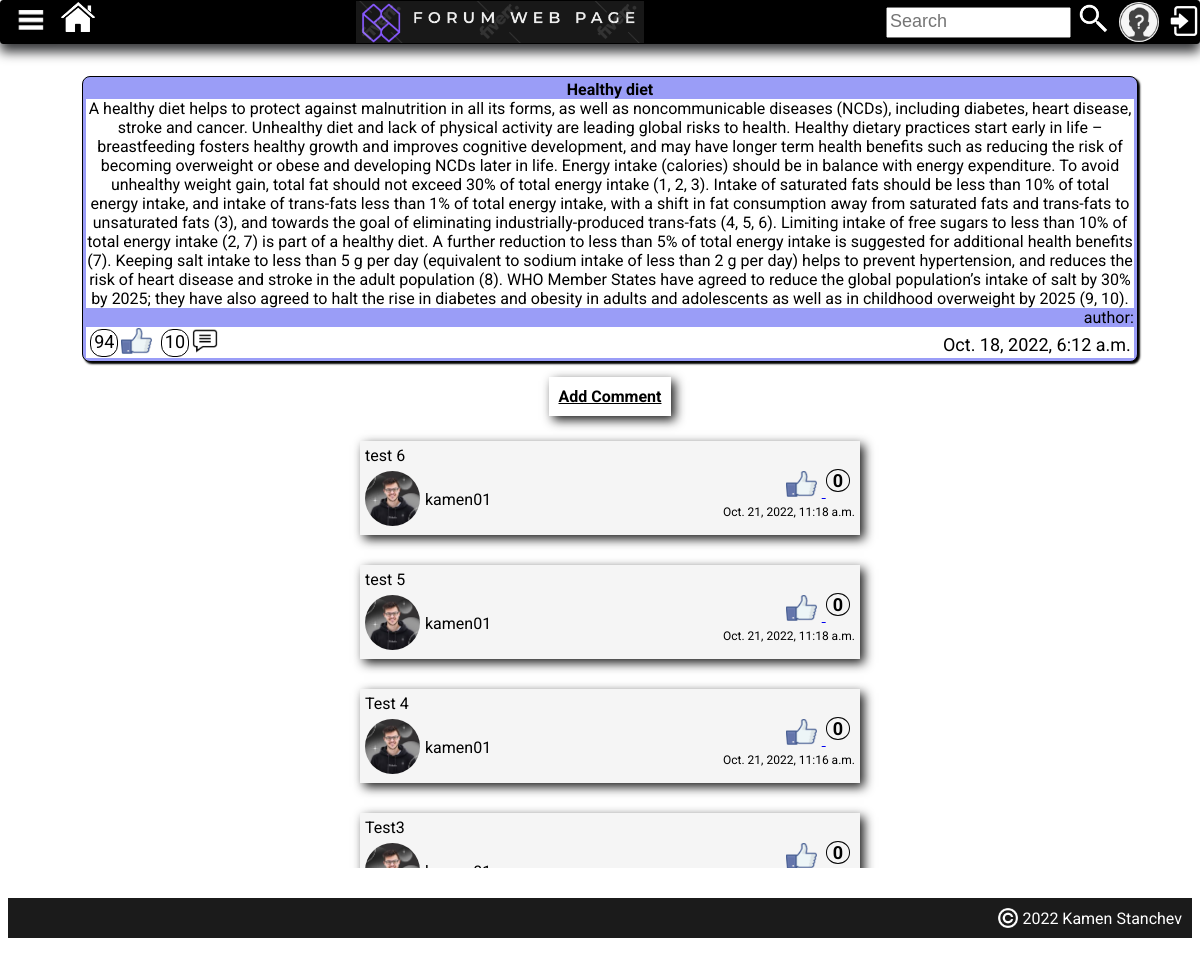
/article-details/9/, run on an earlier commit of the app's database.
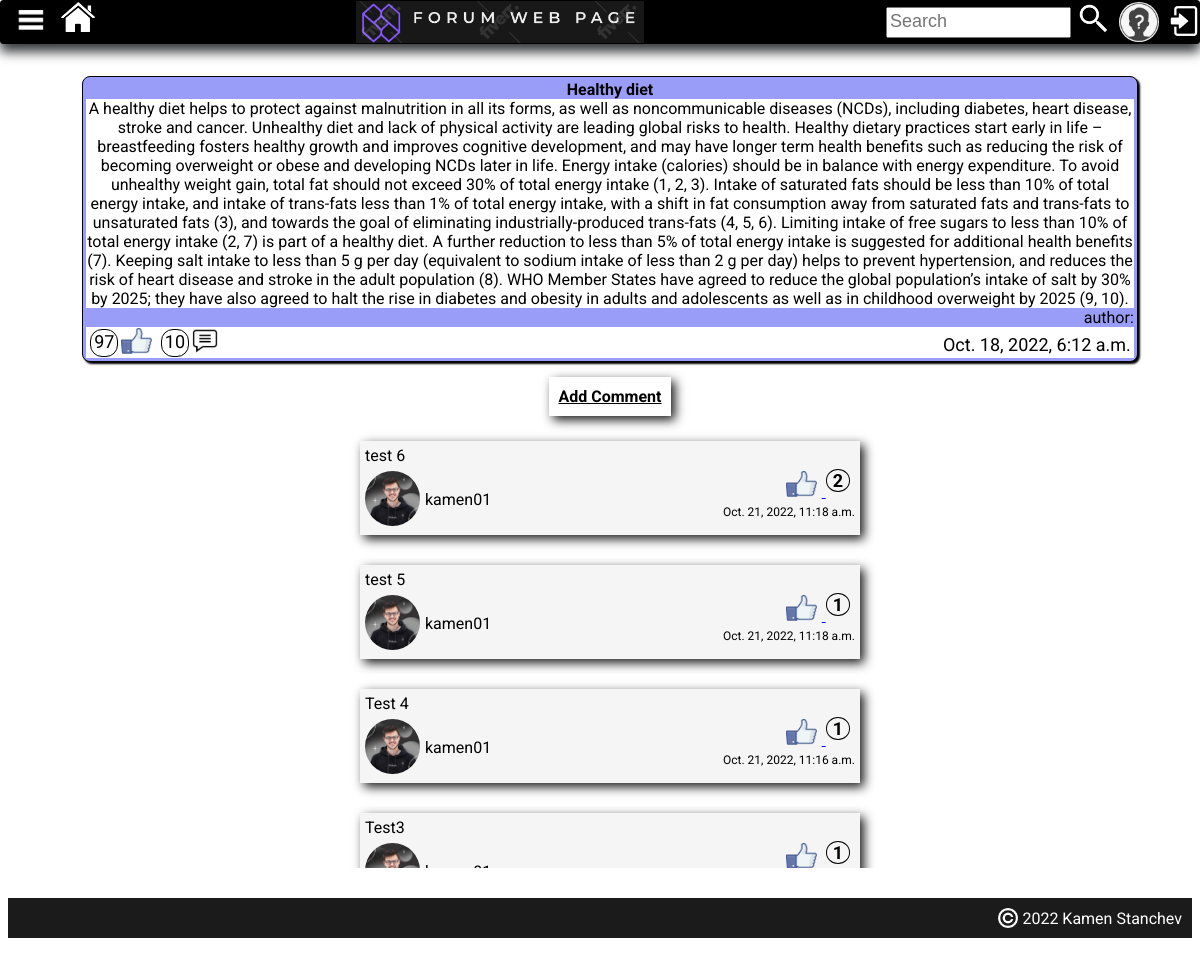
And on a later commit of the database.
### forum_project/main_app/models.py (models this page shows, shortened)
class PostArticle(models.Model):
    title = models.CharField(max_length=30, unique=True)
    content = models.TextField()
    likes = models.IntegerField(default=0)
    date_created = models.DateTimeField(auto_now_add=True)
    topic = models.CharField(max_length=30, choices=topics_choices(), default='NO TOPIC')
    user = models.ForeignKey(User, on_delete=models.CASCADE)
    users_which_liked_article = models.ManyToManyField(
        User,
        related_name='user_lied_article',
        blank=True,
    )
    @property
    def comments(self):
        result = self.articlecomment_set.all()
        return result

class ArticleComment(models.Model):
    user = models.ForeignKey(User, on_delete=models.CASCADE)
    post_article = models.ForeignKey(PostArticle, on_delete=models.CASCADE)
    content = models.TextField(max_length=300)
    data_created = models.DateTimeField(auto_now_add=True)
    likes = models.IntegerField(default=0)
    users_which_liked_comment = models.ManyToManyField(
        User,
        related_name='user_lied_comment',
        blank=True,
    )

class Profile(models.Model):
    user = models.OneToOneField(User, on_delete=models.CASCADE)
    first_name = models.CharField(max_length=30, null=True, blank=True)
    last_name = models.CharField(max_length=30, null=True, blank=True)
    city = models.CharField(max_length=30)
    profession = models.CharField(max_length=30)
    profile_img = models.ImageField(upload_to='images/', default='images/add_profile_image.jpg')

### forum_project/main_app/views.py (the view)
# urls.py: path('article-details/<int:pk>/', views.ArticleDetails.as_view(), name='article-details'),
class ArticleDetails(DetailView):
    model = PostArticle
    template_name = 'article-detail.html'
    context_object_name = "article"
    def get_context_data(self, *args, **kwargs):
        current_article = PostArticle.objects.get(id=self.kwargs['pk'])
        comments = reversed(current_article.articlecomment_set.all())
        context = super(ArticleDetails, self).get_context_data(*args, **kwargs)
        context['comments'] = comments
        return context

### forum_project/main_app/templates/article-detail.html (shortened to what this page needs)
{% extends 'base.html' %}
{% load static %}
{% block page_content %}
    <div class="main-container">
        <div class="central-container" style="border: none; box-shadow: none; background-color: white; padding-bottom: 100px">
            <div class="container-items">
                <p class="topic-title">
                    {{ article.title }}
                </p>
                <p class="topic-content">
                    {{ article.content }}
                </p>
                <p class="topic-author">
                    author: {{ article.user.first_name }} {{ article.user.last_name }}
                </p>
                <div class="status-topic">
                    <div class="status-data-left">{{ article.likes }}</div>
                        <a href="{% url 'likes' article.id %}"><img class="like-button" src="{% static 'icons/like.png' %}"></a>
                    <div class="status-data-left">{{ article.comments|length }}</div>
                        <a href="{% url 'create-comment' article.id %}"><img class="like-button" src="{% static 'icons/comment-black.png' %}"></a>
                    <div class="status-data-right">{{ article.date_created }}</div>
                </div>
            </div>
            <a href="{% url 'create-comment' article.pk %}"
                    style="
                    margin: 15px 0 10px 0 ;
                    padding: 10px;
                    font-weight: bold;
                    align-self: center;
                    background-color: white;
                    color: black;
                    text-align: center;
                    box-shadow: #1b1b1b 4px 4px 10px;
            "
            >Add Comment</a>
            {% for comment in comments %}
                <div class="container-comment">
                    <div class="comment-content">
                        {{ comment.content }}
                    </div>
                    <div class="comment-details">
                        <div class="comment-details-left">
                            <div >
                                <img class="comment-user-img" src="{{ comment.user.profile.profile_img.url }}">
                            </div>
                            <div class="comment-user-name">
                                {{ comment.user.username }}
                            </div>
                        </div>
                        <div class="comment-details-right">
                            <div class="comment-likes-details">
                                <a href="{% url 'like_comment' comment.id %}">
                                    <img class="like-button" src="{% static 'icons/like.png' %}">
                                </a>
                                <span class="comment-likes-count">{{ comment.likes }}</span>
                            </div>
                            <div>
                                <span class="comment-data-created">{{ comment.data_created }}</span>
                            </div>
                        </div>
                    </div>
                </div>
            {% endfor %}
        </div>
    </div>
{% endblock %}

What changed in the data, as far as the page shows it:
changed PostArticle "Healthy diet": likes "94" → "97"
changed ArticleComment "test 6": likes "0" → "2"
changed ArticleComment "test 5": likes "0" → "1"
changed ArticleComment "Test 4": likes "0" → "1"
changed ArticleComment "Test3": likes "0" → "1"
